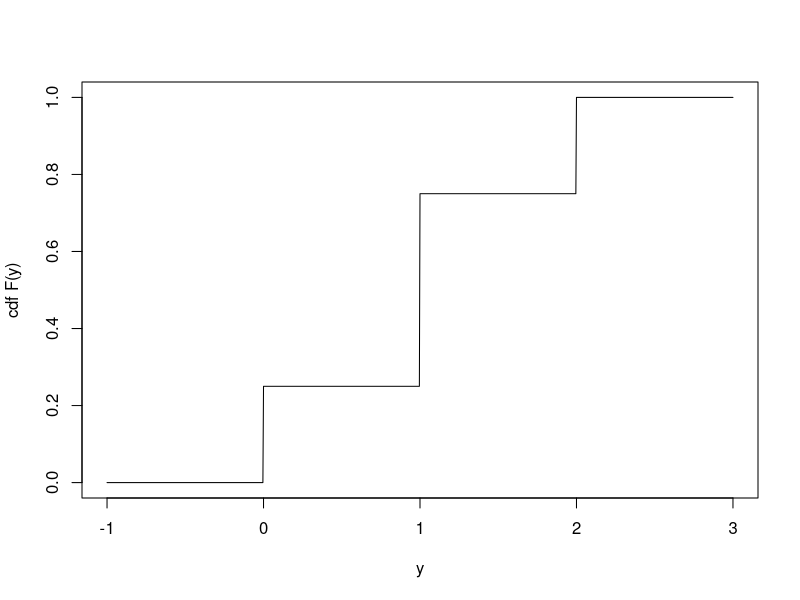

The R script that drew this image:
## ---- chunk 1
curve(pbinom(x, 2, 0.5), from = -1, to = 3,
      xlab = "y", ylab = "cdf F(y)", n = 1001)
